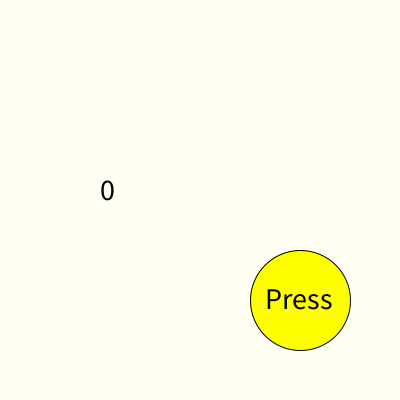
Frame 1 (no input)
Frame 60 (the mouse pressed at the canvas centre just before this capture): identical to frame 1, image omitted
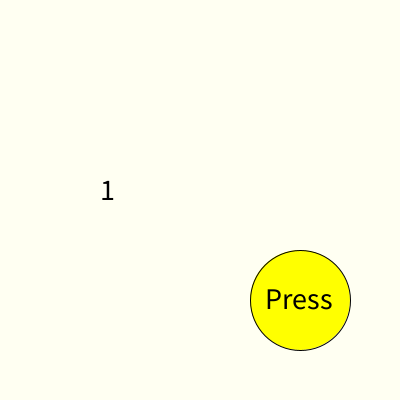
Frame 120 (the mouse held since frame 60 and released just before this capture)

The Processing sketch that drew these frames (run headless with seeded random() and noise(); from frame 60 on, the mouse is pressed at the canvas centre):

// Processing sketch: week17_random
// ── week17_random.pde
void setup(){
  size(400,400);
}
int result=0;
void draw(){
   background(#FFFFF2);
   if(dist(mouseX,mouseY,300,300)<50) fill(0,255,0);
   else fill(255,255,0);
   ellipse(300,300,100,100);
   
   fill(0);
   textSize(30);
   text("Press",300-35,300+9);
   if(mousePressed) result = int(random(10));
   text(result, 100,200);
 }
 
